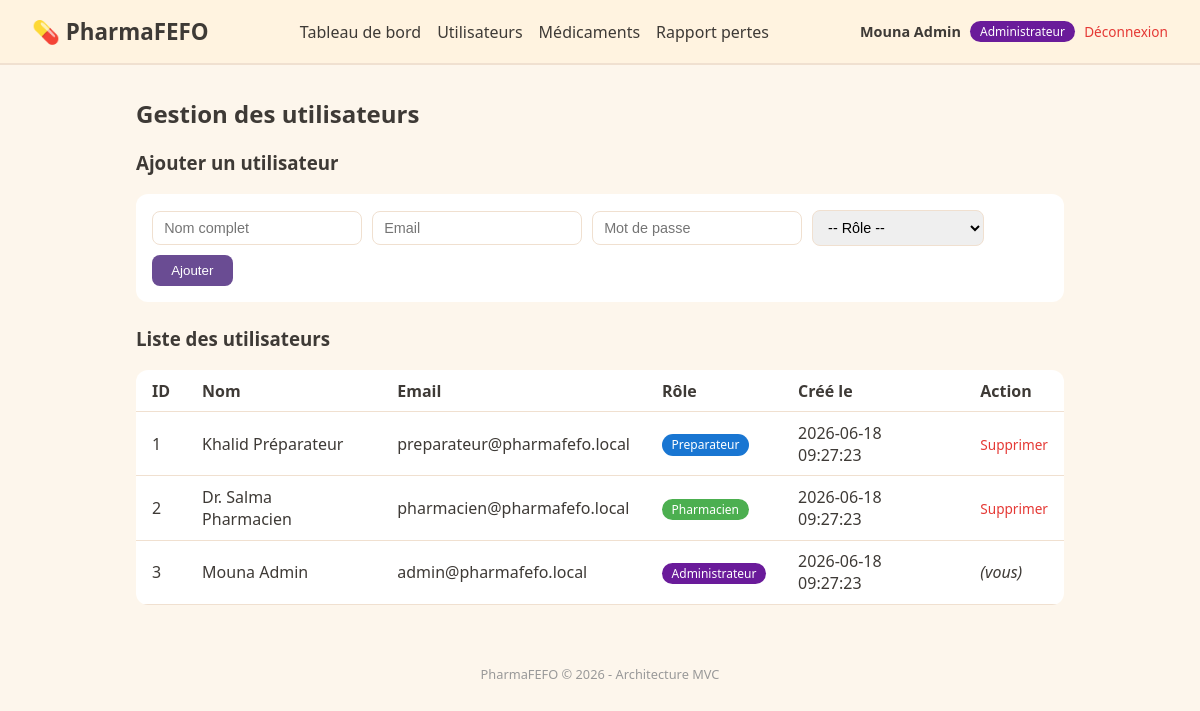
Screenshot of /index.php?route=admin/users (signed in) with the database file from the repository.
### tables this page shows
CREATE TABLE users (
    id INT AUTO_INCREMENT PRIMARY KEY,
    name VARCHAR(100) NOT NULL,
    email VARCHAR(150) NOT NULL UNIQUE,
    password VARCHAR(255) NOT NULL,
    role ENUM('preparateur', 'pharmacien', 'administrateur') NOT NULL,
    created_at DATETIME DEFAULT CURRENT_TIMESTAMP
);

### src/Controller/Web/AdminController.php (called while the page is built, shortened)
<?php
class AdminController
{
    private PDO $db;
    public function __construct()
    {
        $this->db = Database::getConnection();
    }
    public function users(): void
    {
        $users = $this->db->query("SELECT id, name, email, role, created_at FROM users ORDER BY id ASC")->fetchAll();
        require __DIR__ . '/../../../templates/admin/users.php';
    }
}

### src/Service/AuthService.php (called while the page is built, shortened)
<?php
class AuthService
{
    public static function currentUser(): ?array
    {
        return $_SESSION['user'] ?? null;
    }
}

### config/environment.php (called while the page is built, shortened)
<?php
class Environment
{
    public static function get(string $key, ?string $default = null): ?string
    {
        $value = getenv($key);
        return $value !== false ? $value : $default;
    }
}

### config/database.php (called while the page is built, shortened)
<?php
class Database
{
    private static ?PDO $instance = null;
    public static function getConnection(): PDO
    {
        if (self::$instance === null) {
            $host = Environment::get('DB_HOST', '127.0.0.1');
            $name = Environment::get('DB_NAME', 'pharmafefo');
            $user = Environment::get('DB_USER', 'root');
            $pass = Environment::get('DB_PASS', '');
            $charset = Environment::get('DB_CHARSET', 'utf8mb4');
            $dsn = "mysql:host={$host};dbname={$name};charset={$charset}";
            try {
                self::$instance = new PDO($dsn, $user, $pass, [
                    PDO::ATTR_ERRMODE            => PDO::ERRMODE_EXCEPTION,
                    PDO::ATTR_DEFAULT_FETCH_MODE => PDO::FETCH_ASSOC,
                    PDO::ATTR_EMULATE_PREPARES   => false,
                ]);
            } catch (PDOException $e) {
                throw new PDOException("Erreur de connexion BDD : " . $e->getMessage(), (int) $e->getCode());
            }
        }
        return self::$instance;
    }
}

### templates/admin/users.php (the view, shortened to what this page needs)
<?php
$currentUser = AuthService::currentUser();
?>
<!DOCTYPE html>
<html lang="fr">
<head>
    <link rel="stylesheet" href="css/style.css">
</head>
<body>
    <header class="topbar">
        <h1>💊 PharmaFEFO</h1>
        <nav>
            <a href="index.php?route=dashboard">Tableau de bord</a>
            <a href="index.php?route=admin/users">Utilisateurs</a>
            <a href="index.php?route=admin/products">Médicaments</a>
            <a href="index.php?route=admin/reports">Rapport pertes</a>
        </nav>
        <div class="user-box">
            <span class="user-name"><?= htmlspecialchars($currentUser['name']) ?></span>
            <span class="user-role badge-role-<?= htmlspecialchars($currentUser['role']) ?>">
                <?= htmlspecialchars(ucfirst($currentUser['role'])) ?>
            </span>
            <a class="logout" href="index.php?route=logout">Déconnexion</a>
        </div>
    </header>
    <main class="container">
        <h2>Gestion des utilisateurs</h2>
        <h3>Ajouter un utilisateur</h3>
        <form method="POST" action="index.php?route=admin/users" class="admin-form">
            <input type="text" name="name" placeholder="Nom complet" required>
            <input type="email" name="email" placeholder="Email" required>
            <input type="password" name="password" placeholder="Mot de passe" required>
            <select name="role" required>
                <option value="">-- Rôle --</option>
            </select>
            <button type="submit">Ajouter</button>
        </form>
        <h3>Liste des utilisateurs</h3>
        <table class="batch-table">
            <thead>
                <tr>
                    <th>ID</th>
                    <th>Nom</th>
                    <th>Email</th>
                    <th>Rôle</th>
                    <th>Créé le</th>
                    <th>Action</th>
                </tr>
            </thead>
            <tbody>
                <?php foreach ($users as $u): ?>
                    <tr>
                        <td><?= (int) $u['id'] ?></td>
                        <td><?= htmlspecialchars($u['name']) ?></td>
                        <td><?= htmlspecialchars($u['email']) ?></td>
                        <td><span class="user-role badge-role-<?= htmlspecialchars($u['role']) ?>"><?= htmlspecialchars(ucfirst($u['role'])) ?></span></td>
                        <td><?= htmlspecialchars($u['created_at']) ?></td>
                        <td>
                            <?php if ($currentUser['id'] !== (int) $u['id']): ?>
                                <a class="logout" href="index.php?route=admin/users&delete=<?= (int) $u['id'] ?>"
                                   onclick="return confirm('Supprimer cet utilisateur ?');">Supprimer</a>
                            <?php else: ?>
                                <em>(vous)</em>
                            <?php endif; ?>
                        </td>
                    </tr>
                <?php endforeach; ?>
            </tbody>
        </table>
    </main>
    <footer class="footer">
        <p>PharmaFEFO &copy; <?= date('Y') ?> - Architecture MVC</p>
    </footer>
</body>
</html>

### public/index.php (shortened to what this page needs)
<?php
require_once __DIR__ . '/../config/environment.php';
require_once __DIR__ . '/../config/database.php';
$route = $_GET['route'] ?? 'dashboard';
switch ($route) {
    case 'admin/users':
        (new AdminController())->users();
        break;
}

### public/css/style.css (style rules this page uses)
:root { --green: #4caf50; --orange: #ff9800; --red: #e53935; --gray: #9e9e9e; --bg: #fdf6ec; --text: #3e3a36; --card-bg: #ffffff; }
* { box-sizing: border-box; }
body { margin: 0; font-family: 'Georgia', 'Segoe UI', serif; background: var(--bg); color: var(--text); }
.topbar { display: flex; justify-content: space-between; align-items: center; padding: 1rem 2rem; background: #fff3e0; border-bottom: 2px solid #f0e0d0; flex-wrap: wrap; gap: 1rem; }
.topbar h1 { margin: 0; font-size: 1.4rem; }
.topbar nav { display: flex; gap: 1rem; }
.topbar nav a { color: var(--text); text-decoration: none; }
.user-box { display: flex; align-items: center; gap: 0.6rem; font-size: 0.9rem; }
.user-name { font-weight: bold; }
.user-role { padding: 0.15rem 0.6rem; border-radius: 999px; font-size: 0.75rem; color: #fff; }
.badge-role-preparateur { background: #1976d2; }
.badge-role-pharmacien { background: var(--green); }
.badge-role-administrateur { background: #6a1b9a; }
.logout { color: var(--red); text-decoration: none; font-size: 0.85rem; }
.admin-form { display: flex; flex-wrap: wrap; gap: 0.6rem; align-items: center; background: var(--card-bg); padding: 1rem; border-radius: 12px; margin-bottom: 1.5rem; }
.admin-form input, .admin-form select { padding: 0.5rem 0.7rem; border: 1px solid #f0e0d0; border-radius: 8px; font-size: 0.9rem; }
.admin-form button { padding: 0.5rem 1.2rem; border: none; border-radius: 8px; background: #6a4c93; color: #fff; cursor: pointer; }
.container { max-width: 960px; margin: 2rem auto; padding: 0 1rem; }
.batch-table { width: 100%; border-collapse: collapse; background: var(--card-bg); border-radius: 12px; overflow: hidden; }
.batch-table th, .batch-table td { padding: 0.6rem 1rem; text-align: left; border-bottom: 1px solid #f0e0d0; }
.footer { text-align: center; padding: 1rem; color: #999; font-size: 0.8rem; }

### rows the page displays
users: name "Mouna Admin", role "Administrateur", id "3", email "admin@pharmafefo.local", created_at "2026-06-18 09:27:23", shows "(vous)"
users: id "1", name "Khalid Préparateur", email "preparateur@pharmafefo.local", role "Preparateur", created_at "2026-06-18 09:27:23"
users: id "2", name "Dr. Salma Pharmacien", email "pharmacien@pharmafefo.local", role "Pharmacien", created_at "2026-06-18 09:27:23"
